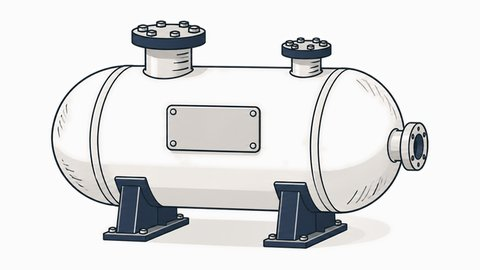
#> input picture src/assets/og-art/asme/asme-hub.jpg, 480 x 270 px
$ python -i asme-images.py   (imports and definitions only)
#> lines starting #> are read from the running program, lines starting #| are printed output that depends on the picture; after the words box and inside, x2 and y2 are one past the last pixel; in counts of white or black regions, pixels touching at a corner belong together
#!/usr/bin/env python3
"""Turns generated PNGs into the ASME hub's page art, the same way as the other hubs' images.

    python3 scripts/asme-images.py ~/Downloads/asme-pngs
    python3 scripts/asme-images.py ~/Downloads/mfg-pngs manufacturing   # another hub: public/<hub>/, og-art/<hub>/

Each <name>.png (names from docs/asme-image-prompts.md, .png or .webp suffix both fine) becomes:
  public/asme/<name>.webp             1086 x 362, the object centred on the page colour (#fbfbfc)
  src/assets/og-art/asme/<name>.jpg   480 x 270, the share-card crop (the card renderer can't read WebP)

Whatever the PNG's size or framing, the object is found by its difference from the background (sampled at the
corners), trimmed, scaled to fit the middle of the 3:1 canvas, and pasted with its surroundings blended into the
exact page colour, so no edge shows against the site.
"""
import subprocess
import sys
from pathlib import Path

from PIL import Image, ImageChops, ImageFilter

PAGE = (251, 251, 252)  # --background, #fbfbfc
W, H = 1086, 362
BOX_W, BOX_H = 0.62, 0.86  # how much of the canvas the object may fill
ROOT = Path(__file__).resolve().parent.parent


def background(im: Image.Image) -> tuple[int, int, int]:
    w, h = im.size
    corners = [im.getpixel(p) for p in [(2, 2), (w - 3, 2), (2, h - 3), (w - 3, h - 3)]]
    return tuple(sorted(c[i] for c in corners)[1] for i in range(3))  # robust to one odd corner


def art(src: Path) -> Image.Image:
#> called with src = '../src/assets/og-art/asme/asme-hub.jpg'
    im = Image.open(src).convert("RGB")
#> im is the input picture: PIL image 480x270 RGB; mean R, G, B 226.2, 226.4, 226.7
    bg = background(im)
#> in background, `corners = [im.getpixel(p) for p in [(2, 2), (w - 3, 2), (2, h - 3), (w..`: corners = [(251, 251, 251), (251, 251, 251), (251, 251, 251), (251, 251, 251)]
#> bg = (251, 251, 251)
    diff = ImageChops.difference(im, Image.new("RGB", im.size, bg)).convert("L")
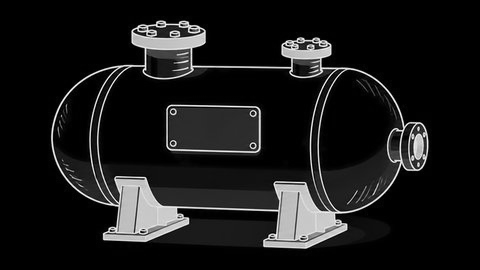
#> diff: PIL image 480x270 L; min 0, max 251, mean 24.8
    mask = diff.point(lambda v: 255 if v > 14 else 0).filter(ImageFilter.MaxFilter(9))
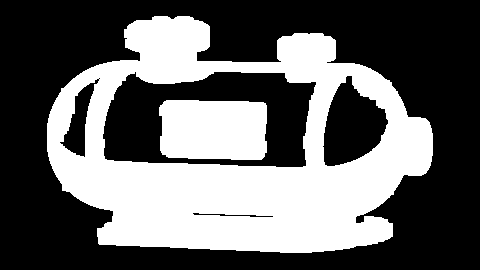
#> mask: PIL image 480x270 L; 39.5% white; 2 white regions, box (x1, y1, x2, y2) and area: (47, 16, 433, 253) 45033, (159, 100, 267, 160) 6111
    box = mask.getbbox()
#> box = (47, 16, 433, 253)
    if not box:
        raise SystemExit(f"{src.name}: no object found against the background")
    obj, m = im.crop(box), mask.crop(box).filter(ImageFilter.GaussianBlur(4))
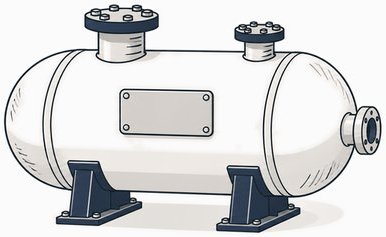
#> obj: PIL image 386x237 RGB; mean R, G, B 215.8, 216.2, 216.6
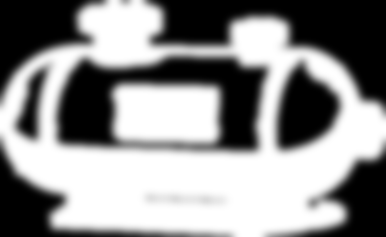
#> m: PIL image 386x237 L; min 0, max 255, mean 142.3
    scale = min(W * BOX_W / obj.width, H * BOX_H / obj.height)
#> scale = 1.31
    size = (round(obj.width * scale), round(obj.height * scale))
#> size = (507, 311)
    obj, m = obj.resize(size, Image.LANCZOS), m.resize(size, Image.LANCZOS)
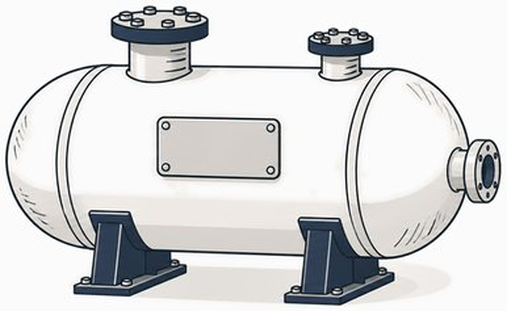
#> obj: PIL image 507x311 RGB; mean R, G, B 215.7, 216.1, 216.5
#> m: PIL image 507x311 L
    canvas = Image.new("RGB", (W, H), PAGE)
    canvas.paste(obj, ((W - size[0]) // 2, (H - size[1]) // 2), m)
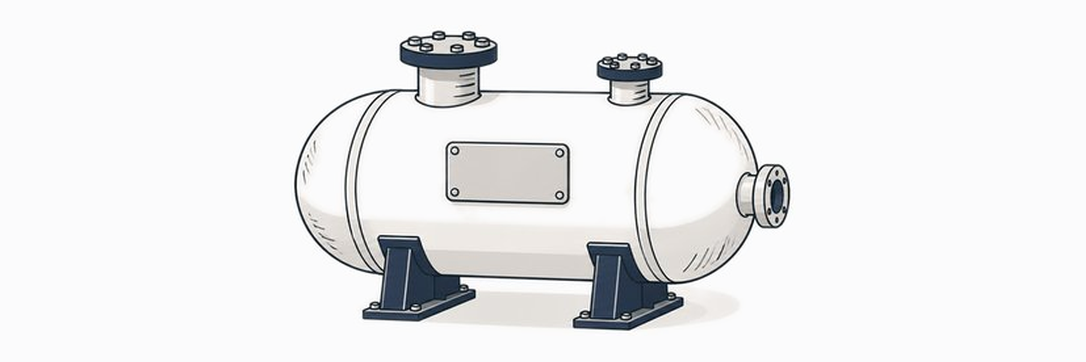
#> canvas: PIL image 1086x362 RGB; mean R, G, B 237.1, 237.3, 238.2
    return canvas


def main() -> None:
    folder = Path(sys.argv[1]).expanduser()
    hub = sys.argv[2] if len(sys.argv) > 2 else "asme"
    out, og = ROOT / "public" / hub, ROOT / "src/assets/og-art" / hub
    out.mkdir(parents=True, exist_ok=True)
    og.mkdir(parents=True, exist_ok=True)
    files = sorted(p for p in folder.iterdir() if p.suffix.lower() in {".png", ".webp", ".jpg", ".jpeg"})
    for src in files:
        name = src.stem.removesuffix(".webp")
        canvas = art(src)
        tmp = out / f"{name}.png"
        canvas.save(tmp)
        subprocess.run(["cwebp", "-quiet", "-q", "82", "-m", "6", str(tmp), "-o", str(out / f"{name}.webp")], check=True)
        tmp.unlink()
        # Share card: the middle 16:9 of the art, where the object sits.
        cw = round(H * 16 / 9)
        crop = canvas.crop(((W - cw) // 2, 0, (W + cw) // 2, H)).resize((480, 270), Image.LANCZOS)
        crop.save(og / f"{name}.jpg", quality=85, optimize=True, progressive=True)
        kb = (out / f"{name}.webp").stat().st_size // 1024
        print(f"{name}: public/{hub}/{name}.webp ({kb} KB), og-art/{hub}/{name}.jpg")


# [2 lines not run here, left out]

>>> result = art('../src/assets/og-art/asme/asme-hub.jpg')

$ run again, on src/assets/og-art/asme/bpvc-sections.jpg
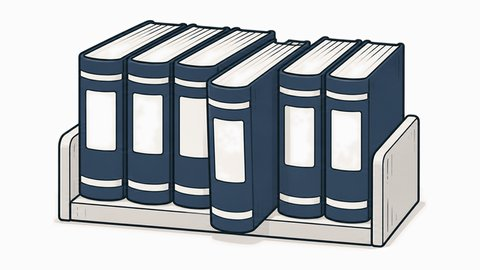
#> input picture src/assets/og-art/asme/bpvc-sections.jpg, 480 x 270 px
#> in art, im is the input picture: PIL image 480x270 RGB; mean R, G, B 184.9, 189.1, 193
#> corners = [(251, 251, 251), (251, 251, 251), (251, 251, 251), (251, 251, 251)]
#> bg = (251, 251, 251)
#> in art, `mask = diff.point(lambda v: 255 if v > 14 else 0).filter(ImageFilter.M..`:
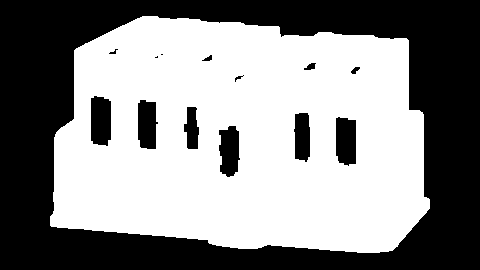
#> mask: PIL image 480x270 L; 54.6% white; 14 black regions (3 under 20 px), largest, box (x1, y1, x2, y2) and area: (0, 0, 480, 270) 54050, (91, 96, 111, 146) 916, (336, 117, 356, 166) 888
#> box = (50, 16, 430, 253)
#> in art, `canvas.paste(obj, ((W - size[0]) // 2, (H - size[1]) // 2), m)`:
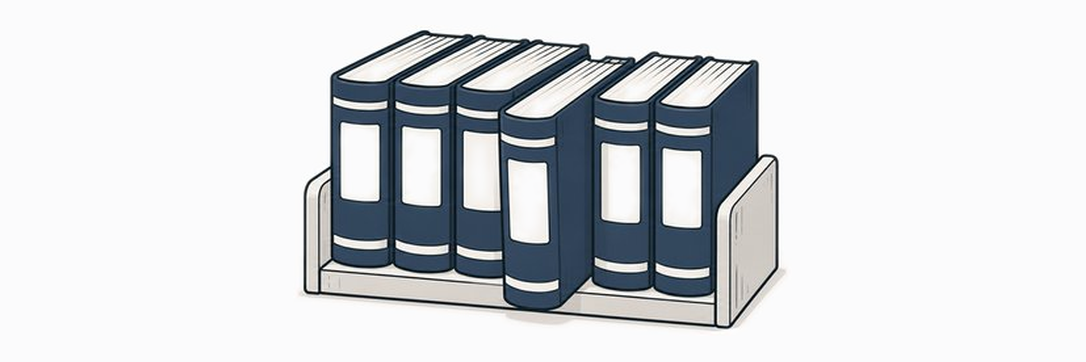
#> canvas: PIL image 1086x362 RGB; mean R, G, B 213.8, 216.2, 219.1

$ run again, on src/assets/og-art/asme/buying-from-india.jpg
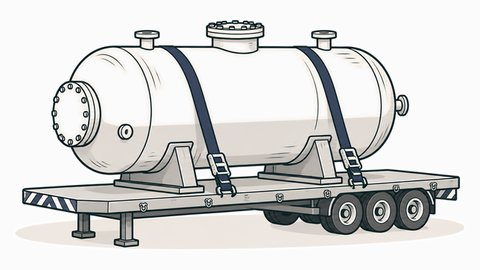
#> input picture src/assets/og-art/asme/buying-from-india.jpg, 480 x 270 px
#> in art, im is the input picture: PIL image 480x270 RGB; mean R, G, B 215.3, 215.3, 214.2
#> corners = [(251, 251, 251), (251, 251, 251), (251, 251, 251), (251, 251, 251)]
#> bg = (251, 251, 251)
#> in art, `mask = diff.point(lambda v: 255 if v > 14 else 0).filter(ImageFilter.M..`:
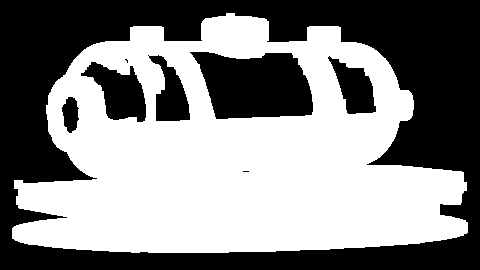
#> mask: PIL image 480x270 L; 52.4% white; 8 black regions (2 under 20 px), largest, box (x1, y1, x2, y2) and area: (0, 0, 480, 270) 49927, (190, 52, 313, 119) 6274, (81, 62, 146, 122) 2140, (328, 56, 376, 114) 1495, (148, 55, 190, 121) 1450, (62, 97, 79, 133) 437
#> box = (12, 13, 468, 253)
#> in art, `canvas.paste(obj, ((W - size[0]) // 2, (H - size[1]) // 2), m)`:
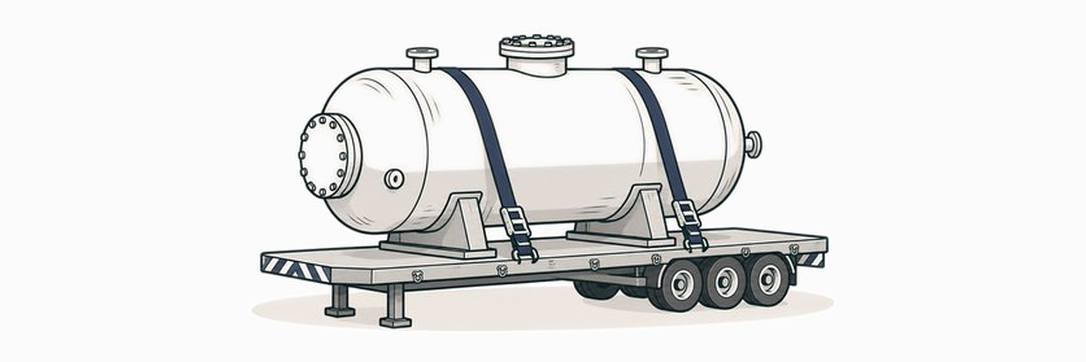
#> canvas: PIL image 1086x362 RGB; mean R, G, B 231.4, 231.4, 231.5

$ run again, on src/assets/og-art/asme/crn-canada.jpg
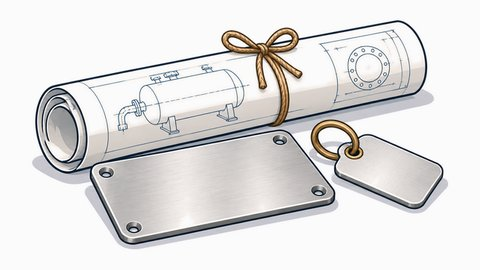
#> input picture src/assets/og-art/asme/crn-canada.jpg, 480 x 270 px
#> in art, im is the input picture: PIL image 480x270 RGB; mean R, G, B 224.8, 223.5, 222.9
#> corners = [(251, 251, 251), (251, 251, 251), (251, 251, 251), (251, 251, 251)]
#> bg = (251, 251, 251)
#> in art, `mask = diff.point(lambda v: 255 if v > 14 else 0).filter(ImageFilter.M..`:
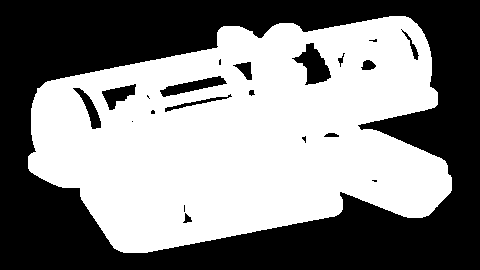
#> mask: PIL image 480x270 L; 52.2% white; 21 black regions (8 under 20 px), largest, box (x1, y1, x2, y2) and area: (0, 0, 480, 270) 58951, (292, 43, 331, 85) 798, (160, 76, 227, 97) 573
#> box = (28, 16, 452, 253)
#> in art, `canvas.paste(obj, ((W - size[0]) // 2, (H - size[1]) // 2), m)`:
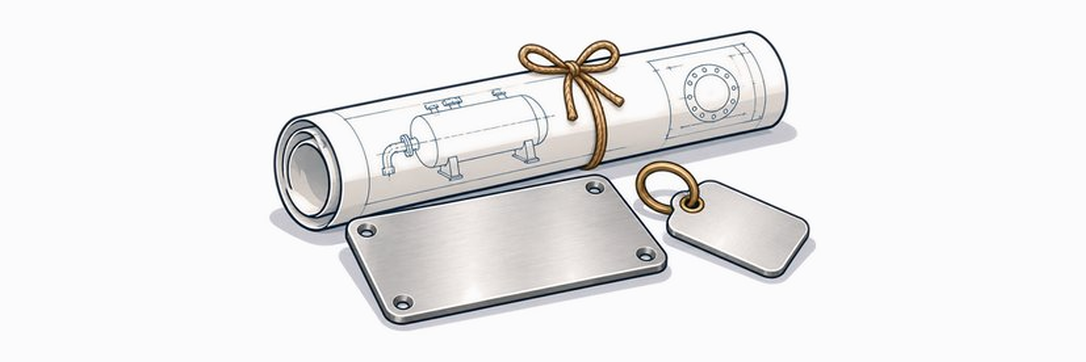
#> canvas: PIL image 1086x362 RGB; mean R, G, B 236.2, 235.5, 235.8
